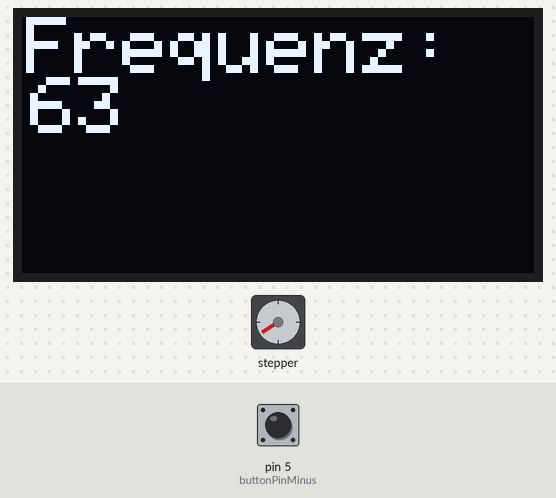
A sketch run on a simulated Arduino Uno, built with avr-gcc and run on an emulated ATmega328P. Parts: 128×64 one-colour display, stepper motor. The inputs (shaded band) are chosen by the test bench; at power-on: pin 5 (buttonPinMinus) LOW. Stepper angles assume 200 steps per turn; what the sketch prints to the serial monitor is not drawn.

Above: at 3.8 s.
3.9 s: pin 5 (buttonPinMinus) pulled HIGH for 1.1 s
At 4.52 s:
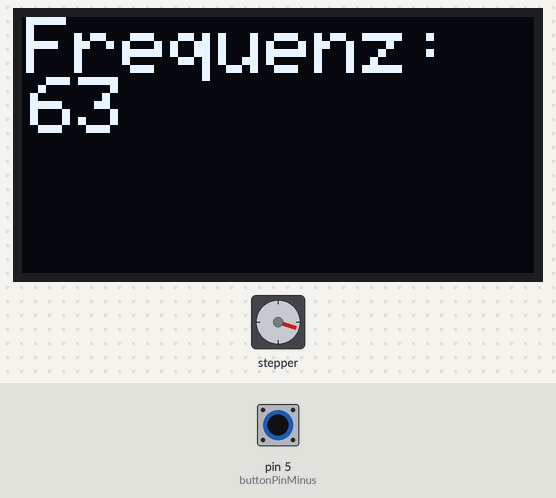
8.1 s: pin 5 (buttonPinMinus) pulled HIGH for 1.1 s
At 8.43 s:
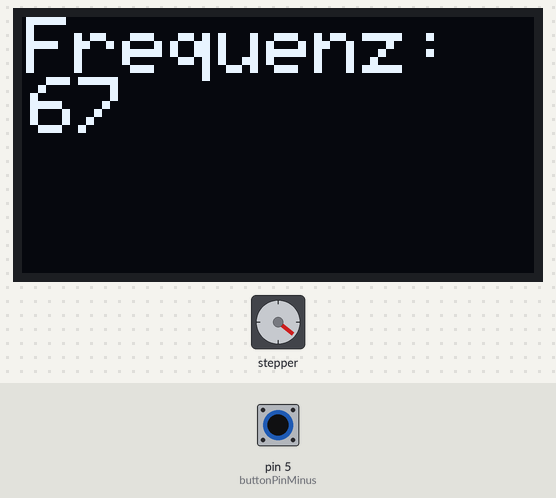
13.1 s: pin 5 (buttonPinMinus) driven HIGH
17.0 s: pin 5 (buttonPinMinus) driven LOW
At 18.09 s:
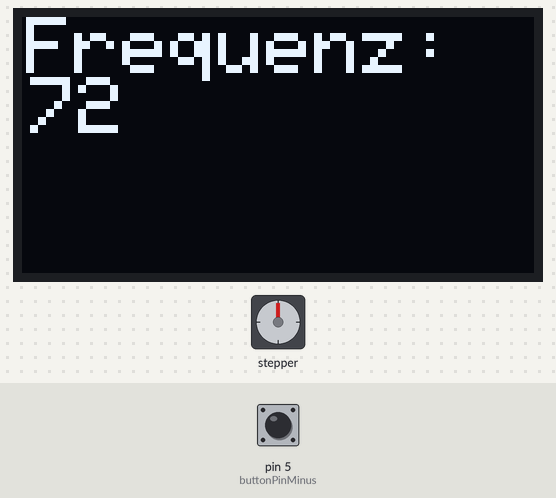
20.9 s: pin 5 (buttonPinMinus) driven HIGH
28.7 s: pin 5 (buttonPinMinus) driven LOW
At 29.44 s:
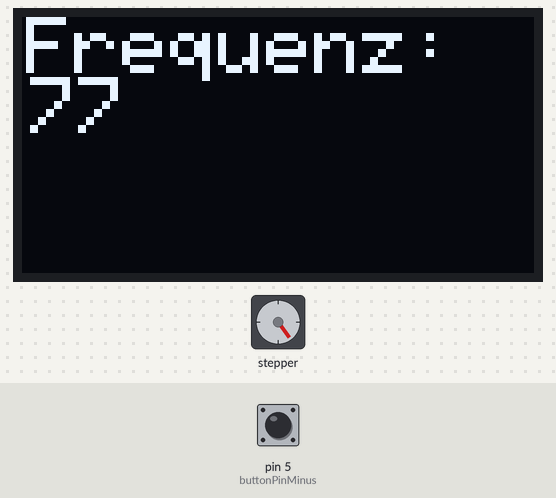
Timing chart, 0 to 36.2 s (numbered marks = the images above; inputs shaded):
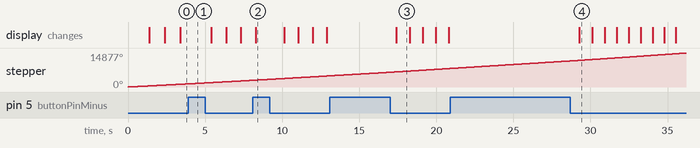

Measured:
- after the input at 17.0 s, the display: changes after 0.40 s (image 3)
- after the input at 28.7 s, the display: changes after 0.59 s (image 4)

The sketch:

Physik.ino
```cpp
#include "Stepper.h"
#include <SPI.h>
#include <Wire.h>
#include <Adafruit_GFX.h>
#include <Adafruit_SSD1306.h>

#define OLED_RESET 4 // not used / nicht genutzt bei diesem Display
Adafruit_SSD1306 display(OLED_RESET);

int speed = 60; //ein Hertz

int speedToHertz()
{
  return speed / 60;
}

void setSpeed(int speedIn)
{
  speed = speedIn;
}

void addSpeed(int speedIn)
{
  if(speed + speedIn <= 135)
    setSpeed(speed + speedIn);
}

void remSpeed(int speedIn)
{
  if(speed + speedIn >= 0)
    setSpeed(speed - speedIn);
}

const int buttonPinPlus = 0;
int buttonStatePlus = 0;
const int buttonPinMinus = 5;
int buttonStateMinus = 0;

void buttonPlus()
{
  addSpeed(1);
  Serial.println("Button plus pressed");
}

void buttonMinus()
{
  remSpeed(1);
  Serial.println("Button minus pressed");
}

#define DRAW_DELAY 118
#define D_NUM 47

const int stepsU = 200;

Stepper myStepper(stepsU, 8, 9, 10, 11);

void setup() {

    Serial.begin(9600);
  // put your setup code here, to run once:

  pinMode(buttonPinPlus, INPUT_PULLUP);
  pinMode(buttonPinMinus, INPUT);

  display.begin(SSD1306_SWITCHCAPVCC, 0x3C);
  randomSeed(analogRead(0));

}

long old = 0;
long _new = 0;

long diff = 0;

void updateDisplay()
{

    display.clearDisplay();
    display.setTextColor(WHITE);

    display.setCursor(1,0);
    display.setTextSize(2);
    display.println("Frequenz:");
    display.setCursor(2, 15);
    display.setTextSize(2.6);
    display.println(speed);

    display.display();
}

void loop() {
/*
 * Motor
 */

    myStepper.setSpeed(speed);
    // put your main code here, to run repeatedly:
    old = millis();
    myStepper.step(200); //200 = 1 Umdrehung
    _new = millis();
    diff = _new - old;
    Serial.println("Diff: ");
    Serial.println(diff);

    buttonStatePlus = digitalRead(buttonPinPlus);
    buttonStateMinus = digitalRead(buttonPinMinus);

    if (buttonStateMinus == HIGH) {
      buttonMinus();
      updateDisplay();
    }

    if (buttonStatePlus == HIGH) {
      buttonPlus();
      updateDisplay();
    }

}
```
